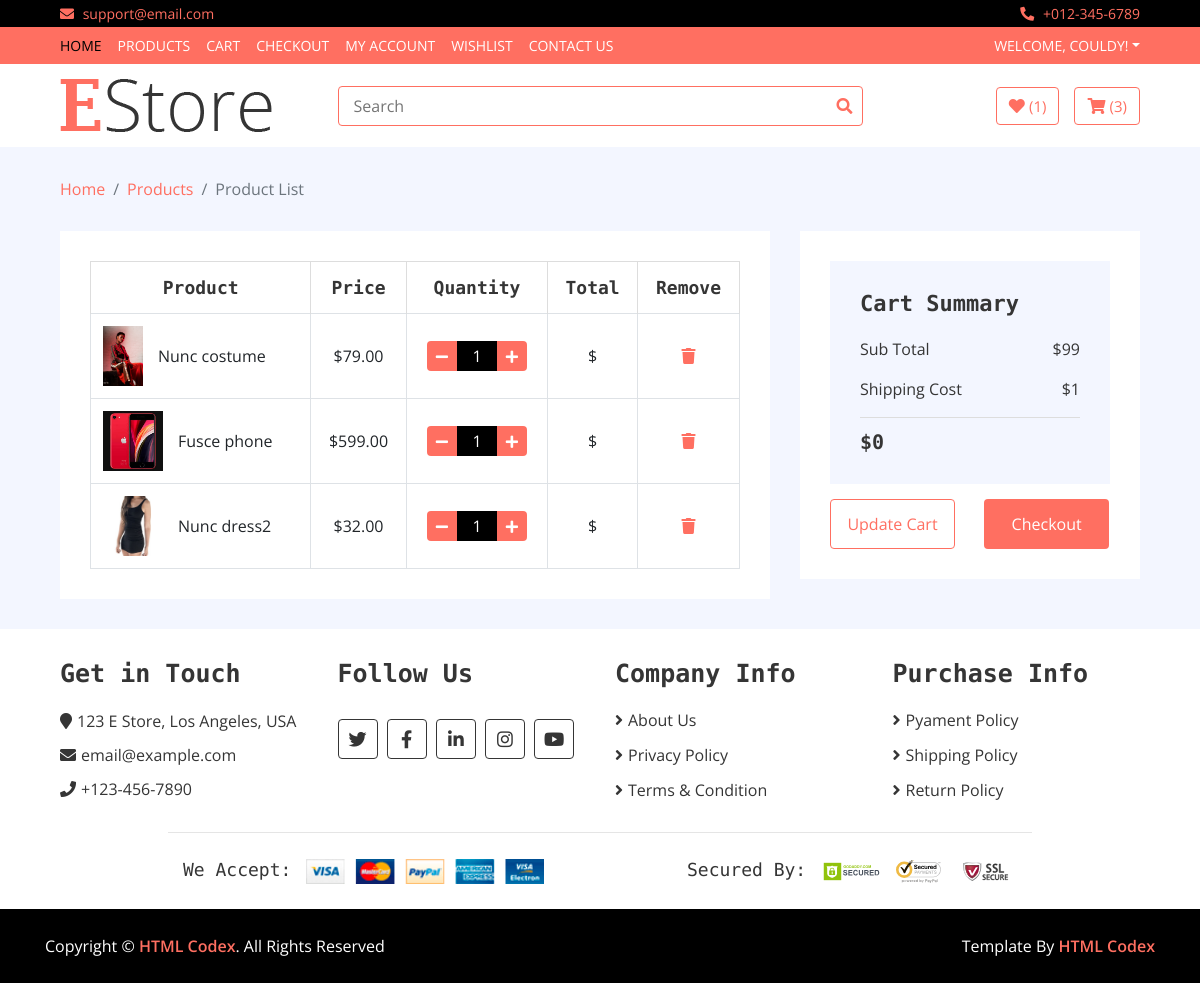
Page /user/4/cart (signed in) on the committed database.
### shop/models.py (models this page shows, shortened)
class Account(AbstractUser):
    email = models.EmailField(max_length=200, verbose_name='email', unique=True)
    username = models.CharField(max_length=200, verbose_name='username', unique=True)
    date_joined = models.DateTimeField(auto_now_add=True, verbose_name='date joined')
    last_login = models.DateTimeField(auto_now=True, verbose_name='last login')
    is_admin = models.BooleanField(default=False)
    is_active = models.BooleanField(default=True)
    is_staff = models.BooleanField(default=False)
    is_superuser = models.BooleanField(default=False)
    first_name = models.CharField(max_length=150, verbose_name='First Name')
    last_name = models.CharField(max_length=150, verbose_name='Last Name')
    mobile = models.CharField(max_length=30, verbose_name='Phone number', unique=True)
    address = models.CharField(max_length=150, verbose_name='Address')
    USERNAME_FIELD = 'email'
    REQUIRED_FIELDS = ['username', 'mobile', 'first_name']
    objects = MyAccountManager()

class Product(models.Model):
    name = models.CharField(max_length=150, verbose_name='Название продукта')
    slug = models.CharField(max_length=250, unique=True, verbose_name='Slug')
    price = models.DecimalField(max_digits=6, decimal_places=2, verbose_name='Цена')
    image = models.ImageField(upload_to='images/%Y/%m/%d', verbose_name='Фото')
    image2 = models.ImageField(upload_to='images/%Y/%m/%d', verbose_name='Фото 2', blank=True)
    image3 = models.ImageField(upload_to='images/%Y/%m/%d', verbose_name='Фото 3', blank=True)
    image4 = models.ImageField(upload_to='images/%Y/%m/%d', verbose_name='Фото 4', blank=True)
    description = models.TextField(verbose_name='Описание')
    specification = models.TextField(verbose_name='Спецификация')
    color = models.ManyToManyField('ProductColor', verbose_name='Цвет')
    size = models.ManyToManyField('ProductSize', verbose_name='Размер', blank=True)
    category = models.ForeignKey('Category', on_delete=models.PROTECT, verbose_name='Категория')
    created_at = models.DateTimeField(auto_now_add=True, verbose_name='Добавлено')
    featured = models.BooleanField(default=False)
    brand = models.ForeignKey('Brands', on_delete=models.PROTECT, verbose_name='Бренд')
    users_wishlist = models.ManyToManyField('Account', related_name='user_wishlist', blank=True)
    users_cart = models.ManyToManyField('Account', related_name='user_cart', blank=True)
    class Meta:
        ordering = ['-created_at']
    def get_absolute_url(self):
        return reverse('product_detail', kwargs={"slug": self.slug})

### shop/views.py (the view)
# urls.py: path('user/<int:pk>/cart', Cart.as_view(), name='cart'),
class Cart(ListView):
    model = Product
    template_name = 'shop/cart.html'
    context_object_name = 'cart_products'
    def get_context_data(self, *, object_list=None, **kwargs):
        context = super().get_context_data(**kwargs)
        context['wishlist_products'] = Product.objects.filter(users_wishlist=self.request.user.id)
        context['title'] = f'Cart: {self.request.user.first_name}'
        return context
    def get_queryset(self):
        return Product.objects.filter(users_cart=self.request.user.id)

### shop/templates/shop/cart.html (shortened to what this page needs)
{% extends 'base.html' %}
{% block header %}
{% include 'inc/_topbar.html' %}
{% include 'inc/_navbar.html' %}
{% endblock %}
{% block content %}
{% block breadcrumb %}
{% include 'inc/_BottombarAndBreadcrumb.html' %}
{% endblock%}
        <div class="cart-page">
            <div class="container-fluid">
                <div class="row">
                    <div class="col-lg-8">
                        <div class="cart-page-inner">
                            <div class="table-responsive">
                                <table class="table table-bordered">
                                    <thead class="thead-dark">
                                        <tr>
                                            <th>Product</th>
                                            <th>Price</th>
                                            <th>Quantity</th>
                                            <th>Total</th>
                                            <th>Remove</th>
                                        </tr>
                                    </thead>
                                    <tbody class="align-middle">
                                    {% if cart_products %}
                                    {% for cart_product in cart_products %}
                                        <tr>
                                            <td>
                                                <div class="img">
                                                    <a href="{{ cart_product.get_absolute_url }}"><img src="{{ cart_product.image.url }}" alt="Image"></a>
                                                    <p>{{ cart_product.name }}</p>
                                                </div>
                                            </td>
                                            <td class="price">${{ cart_product.price }}</td>
                                            <td>
                                                <div class="qty">
                                                    <button class="btn-minus"><i class="fa fa-minus"></i></button>
                                                    <input type="text" value="1">
                                                    <button class="btn-plus"><i class="fa fa-plus"></i></button>
                                                </div>
                                            </td>
                                            <td class="totalPrice">$</td>
                                            <td><a href="{% url 'remove_from_cart' pk=cart_product.pk%}"><i class="fa fa-trash"></i></a></td>
                                        </tr>
                                    {% endfor %}
                                    {% endif %}
                                    </tbody>
                                </table>
                            </div>
                        </div>
                    </div>
                    <div class="col-lg-4">
                        <div class="cart-page-inner">
                            <div class="row">
                                <div class="col-md-12">
                                    <div class="cart-summary">
                                        <div class="cart-content">
                                            <h1>Cart Summary</h1>
                                            <p>Sub Total<span>$99</span></p>
                                            <p>Shipping Cost<span>$1</span></p>
                                            <h2 class="grandTotal">Grand Total<span>$</span></h2>
                                        </div>
                                        <div class="cart-btn">
                                            <button>Update Cart</button>
                                            <button>Checkout</button>
                                        </div>
                                    </div>
                                </div>
                            </div>
                        </div>
                    </div>
                </div>
            </div>
        </div>
{% endblock %}
{% block footer %}
{% include 'inc/_footer.html' %}
{% include 'inc/_footerBottom.html' %}
{% endblock %}

### templates/inc/_navbar.html (shortened to what this page needs)
<div class="nav">
            <div class="container-fluid">
                <nav class="navbar navbar-expand-md bg-dark navbar-dark">
                    <div class="collapse navbar-collapse justify-content-between" id="navbarCollapse">
                        <div class="navbar-nav mr-auto">
                            <a href="{% url 'home' %}" class="nav-item nav-link active">Home</a>
                            <a href="{% url 'product_list' %}" class="nav-item nav-link">Products</a>
                            {% if request.user.is_authenticated %}
                            <a href="{% url 'cart' pk=request.user.id %}" class="nav-item nav-link">Cart</a>
                            <a href="checkout.html" class="nav-item nav-link">Checkout</a>
                            <a href="{% url 'profile' pk=request.user.id %}" class="nav-item nav-link">My Account</a>
                            <a href="{% url 'wishlist' pk=request.user.id %}" class="nav-item nav-link">Wishlist</a>
                            <a href="{% url 'contact_us' %}" class="nav-item nav-link">Contact Us</a>
                            {% endif %}
                        </div>
                        <div class="navbar-nav ml-auto">
                            <div class="nav-item dropdown">
                                {% if request.user.is_authenticated %}
                                <a class="nav-link dropdown-toggle" data-toggle="dropdown">Welcome, {{ user.first_name }}!</a>
                                {% else %}
                                <a class="nav-link dropdown-toggle" data-toggle="dropdown">User Account</a>
                                <div class="dropdown-menu">
                                    <a href="{% url 'login' %}" class="dropdown-item">Login</a>
                                    <a href="{% url 'register' %}" class="dropdown-item">Register</a>
                                {% endif %}
                            </div>
                        </div>
                    </div>
                </nav>
            </div>
        </div>

### eShop/static/css/style.css (style rules this page uses)
body { color: #353535; font-family: 'Open Sans', sans-serif; font-weight: 400; background: #f3f6ff; }
a { color: #FF6F61; }
h1 { font-family: 'Source Code Pro', monospace; font-weight: 900; }
h2 { font-family: 'Source Code Pro', monospace; font-weight: 700; }
@media (min-width: 992px) { .container-fluid { padding-right: 60px; padding-left: 60px; } }
.nav { position: relative; }
@media (min-width: 992px) { .nav .container-fluid { padding-left: 52px; padding-right: 52px; } }
.nav .navbar { height: 100%; padding: 0; }
@media (min-width: 768px) { .nav, .nav .navbar { background: #FF6F61 !important; } }
@media (min-width: 768px) { .nav .navbar-dark a.nav-link { color: #ffffff; font-size: 14px; text-transform: uppercase; } }
@media (min-width: 768px) { .nav .navbar-dark a.nav-link:hover, .nav .navbar-dark a.nav-link.active { color: #000000; } }
.cart-page { position: relative; margin-top: 30px; }
.cart-page .cart-page-inner { padding: 30px; margin-bottom: 30px; background: #ffffff; }
.cart-page .table { width: 100%; text-align: center; margin-bottom: 0; }
.cart-page .table .thead-dark th { font-family: 'Source Code Pro', monospace; font-size: 18px; font-weight: 700; color: #353535; text-align: center; background: transparent; border-color: #dddddd; border-bottom: none; vertical-align: middle; }
.cart-page .table td { font-size: 16px; vertical-align: middle; }
.cart-page .table .img { display: flex; align-items: center; }
.cart-page .table .img img { max-width: 60px; max-height: 60px; margin-right: 15px; }
.cart-page .table .img p { display: inline-block; text-align: left; margin: 0; }
.cart-page .table .qty { display: inline-block; width: 100px; font-size: 0; }
.cart-page .table button { width: 30px; height: 30px; font-size: 14px; text-align: center; color: #ffffff; background: #FF6F61; border: none; border-radius: 4px; }
.cart-page .table button.btn-minus { border-radius: 4px 0 0 4px; }
.cart-page .table button.btn-plus { border-radius: 0 4px 4px 0; }
.cart-page .table input { width: 40px; height: 30px; font-size: 16px; color: #ffffff; text-align: center; background: #000000; border: none; }
.cart-page .cart-summary { position: relative; width: 100%; }
.cart-page .cart-summary .cart-content { padding: 30px; background: #f3f6ff; }
.cart-page .cart-summary .cart-content h1 { font-size: 22px; margin-bottom: 20px; }
.cart-page .cart-summary .cart-content p span, .cart-page .cart-summary .cart-content h2 span { float: right; }
.cart-page .cart-summary .cart-content h2 { font-size: 20px; font-weight: 600; padding-top: 12px; border-top: 1px solid #dddddd; margin: 0; }
.cart-page .cart-summary .cart-btn button { margin-top: 15px; width: calc(50% - 15px); height: 50px; padding: 2px 10px; text-align: center; color: #ffffff; background: #FF6F61; border: none; border-radius: 4px; }
.cart-page .cart-summary .cart-btn button:first-child { margin-right: 25px; color: #FF6F61; background: #ffffff; border: 1px solid #FF6F61; }

### rows in the picture
Account: first_name "COULDY"
Product: image (picture), name "Nunc costume", price "79.00"
Product: image (picture), name "Fusce phone", price "599.00"
Product: image (picture), name "Nunc dress2", price "32.00"

### other values in the picture
{{ wishlist_products.count }} "1"
{{ cart_products.count }} "3"
